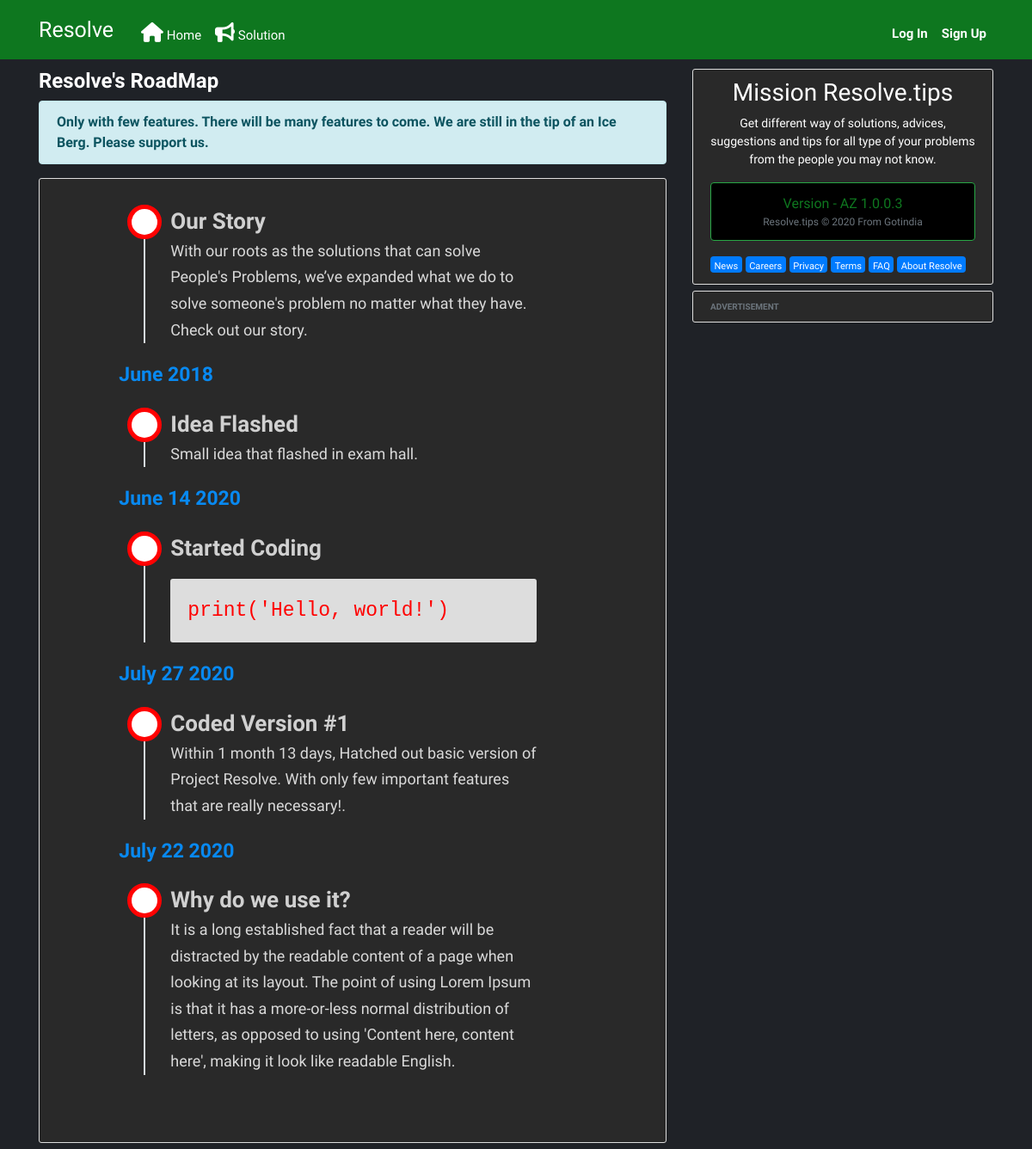
The app's page /roadmap/, older data.
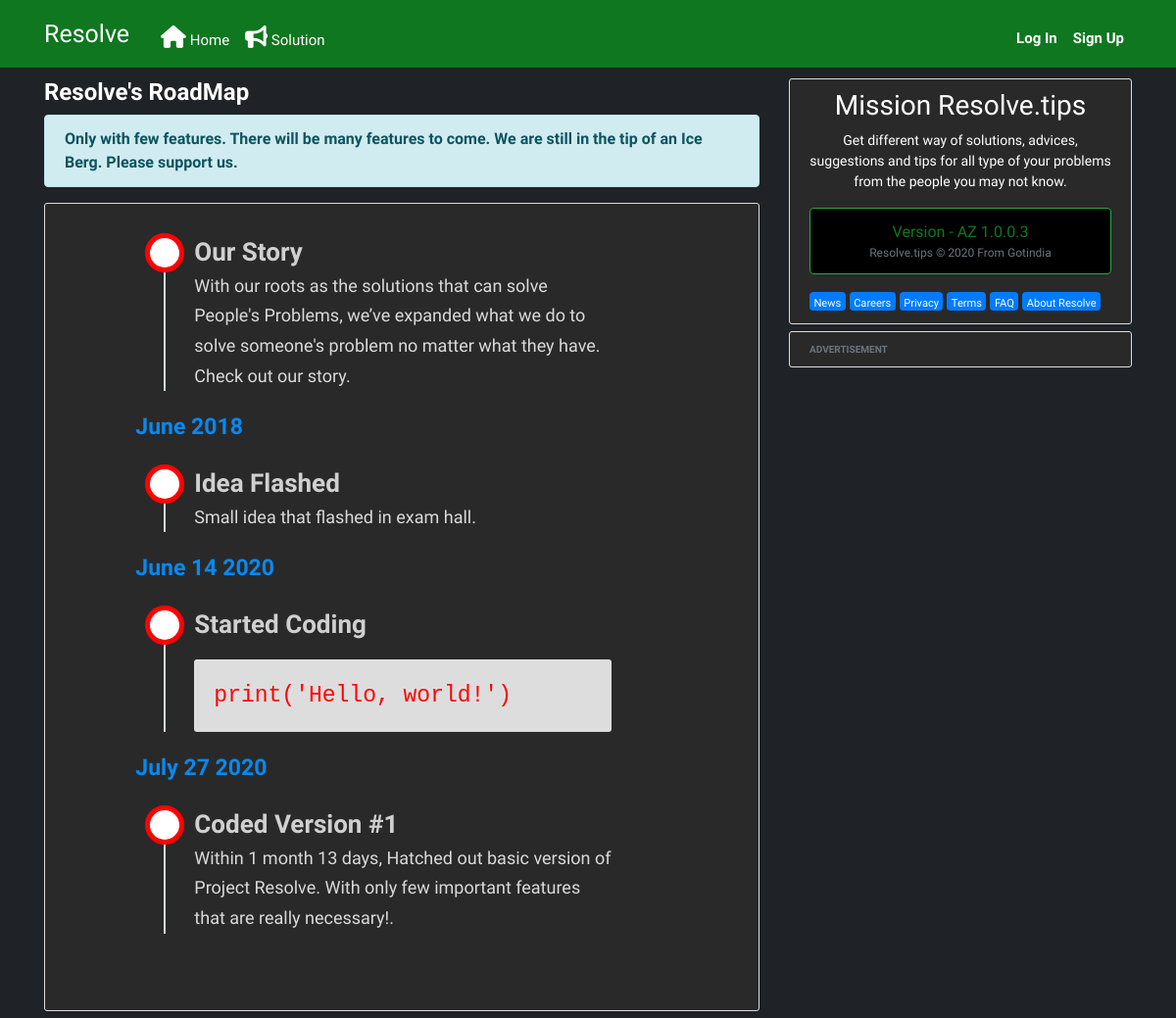
The same page, newer data.
### feeds/models.py (models this page shows, shortened)
class Roadmap(models.Model):
    title = models.CharField(max_length=100)
    content = models.TextField()
    date_posted = models.DateTimeField(default=timezone.now)
    author = models.ForeignKey(User, on_delete=models.CASCADE)

### feeds/views.py (the view)
# urls.py: path('roadmap/', views.roadmap, name='feeds-roadmap'),
def roadmap(request):
    context = {
        'posts': Roadmap.objects.all()
    }
    return render(request, 'feeds/roadmap.html', context)

### feeds/templates/feeds/roadmap.html
{% extends "feeds/base.html" %}
{% block content %}
<div>
    <h4><span class="heardertitle">Resolve's RoadMap</span></h4>
</div>
	<div class="alert alert-info infoalert" role="alert">
       Only with few features. There will be many features to come. We are still in the tip of an Ice Berg. Please support us.
    </div>
<article class="media content-section">
	<div class="container mb-5">
		<div class="row">
			<div class="col-md-9 offset-md-1">
				<ul class="timeline">
				<li>
					<span class="timeline-title">Our Story</span>
					<p class="roadmapcontent">With our roots as the solutions that can solve People's Problems, we’ve expanded what we do to solve someone's problem no matter what they have. Check out our story.</p>
				</li>
			</ul>
			</div>
			<div class="col-md-9 offset-md-1">
				<span class="timeline-time">June 2018</span>
				<ul class="timeline">
				<li>
					<span class="timeline-title">Idea Flashed</span>
					<p class="roadmapcontent">Small idea that flashed in exam hall.</p>
				</li>
			</ul>
			</div>
			<div class="col-md-9 offset-md-1">
				<span class="timeline-time">June 14 2020</span>
				<ul class="timeline">
				<li>
					<span class="timeline-title">Started Coding</span>
					<p class="roadmapcontent"><pre class="backgron"><code>print('Hello, world!')</code></pre></p>
				</li>
			</ul>
			</div>
			<div class="col-md-9 offset-md-1">
				<span class="timeline-time">July 27 2020</span>
				<ul class="timeline">
				<li>
					<span class="timeline-title">Coded Version #1</span>
					<p class="roadmapcontent">Within 1 month 13 days, Hatched out basic version of Project Resolve. With only few important features that are really necessary!. </p>
				</li>
			</ul>
			</div>
			{% for post in posts %}
			<div class="col-md-9 offset-md-1">
				<span class="timeline-time">{{ post.date_posted|date:"F d Y" }}</span>
				<ul class="timeline">
				<li>
					<span class="timeline-title">{{ post.title }}</span>
					<p class="roadmapcontent">{{ post.content }}</p>
				</li>
			</ul>
			</div>
			{% endfor %}
		</div>
	</div>
</article>
{% endblock content %}

Row changes from the older to the newer data that the page shows:
removed Roadmap: date_posted "July 22 2020", title "Why do we use it?", content "It is a long established fact that a reader will be distracted by the readable content of a page when looking at its layout. The point of using Lorem Ipsum is that it has a more-or-less normal distribution of letters, as opposed to using 'Content here, content here', making it look like readable English."
